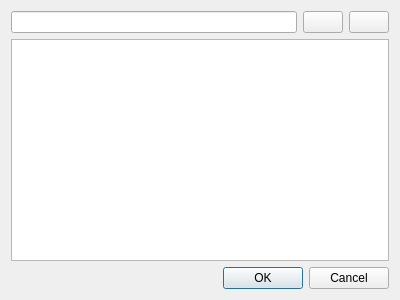
<?xml version="1.0" encoding="UTF-8"?>
<ui version="4.0">
 <class>IndexedFileChooseDialog</class>
 <widget class="QDialog" name="IndexedFileChooseDialog">
  <property name="geometry">
   <rect>
    <x>0</x>
    <y>0</y>
    <width>400</width>
    <height>300</height>
   </rect>
  </property>
  <property name="windowTitle">
   <string>Dialog</string>
  </property>
  <layout class="QVBoxLayout" name="verticalLayout">
   <item>
    <layout class="QHBoxLayout" name="horizontalLayout" stretch="1,0,0">
     <item>
      <widget class="QLineEdit" name="lineEdit"/>
     </item>
     <item>
      <widget class="QPushButton" name="pushButtonClearEdit">
       <property name="maximumSize">
        <size>
         <width>40</width>
         <height>16777215</height>
        </size>
       </property>
       <property name="text">
        <string/>
       </property>
       <property name="icon">
        <iconset resource="../../ressources.qrc">
         <normaloff>:/oldIcons/oldIcons/1411738327_cross-24-128.png</normaloff>:/oldIcons/oldIcons/1411738327_cross-24-128.png</iconset>
       </property>
      </widget>
     </item>
     <item>
      <widget class="QPushButton" name="pushButtonOpenFileDialog">
       <property name="maximumSize">
        <size>
         <width>40</width>
         <height>16777215</height>
        </size>
       </property>
       <property name="text">
        <string/>
       </property>
       <property name="icon">
        <iconset resource="../../ressources.qrc">
         <normaloff>:/icons/icons/open127.png</normaloff>:/icons/icons/open127.png</iconset>
       </property>
       <property name="iconSize">
        <size>
         <width>24</width>
         <height>24</height>
        </size>
       </property>
      </widget>
     </item>
    </layout>
   </item>
   <item>
    <widget class="QTableWidget" name="tableWidget"/>
   </item>
   <item>
    <widget class="QDialogButtonBox" name="buttonBox">
     <property name="standardButtons">
      <set>QDialogButtonBox::Cancel|QDialogButtonBox::Ok</set>
     </property>
    </widget>
   </item>
  </layout>
 </widget>
 <resources>
  <include location="../../ressources.qrc"/>
 </resources>
 <connections>
  <connection>
   <sender>buttonBox</sender>
   <signal>accepted()</signal>
   <receiver>IndexedFileChooseDialog</receiver>
   <slot>accept()</slot>
   <hints>
    <hint type="sourcelabel">
     <x>356</x>
     <y>282</y>
    </hint>
    <hint type="destinationlabel">
     <x>386</x>
     <y>295</y>
    </hint>
   </hints>
  </connection>
  <connection>
   <sender>buttonBox</sender>
   <signal>rejected()</signal>
   <receiver>IndexedFileChooseDialog</receiver>
   <slot>reject()</slot>
   <hints>
    <hint type="sourcelabel">
     <x>281</x>
     <y>279</y>
    </hint>
    <hint type="destinationlabel">
     <x>322</x>
     <y>296</y>
    </hint>
   </hints>
  </connection>
 </connections>
</ui>
